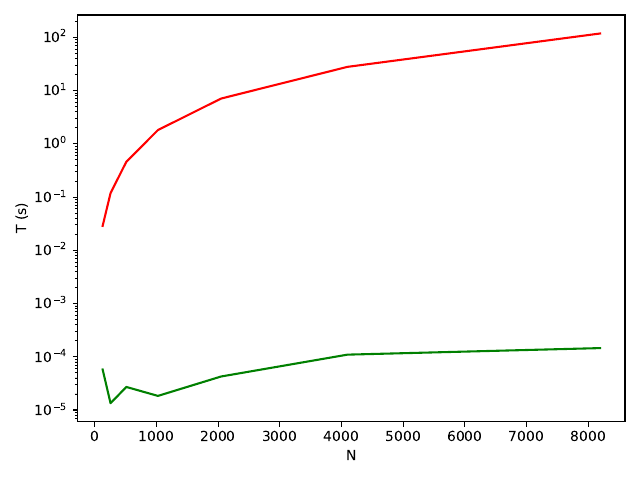

Here is the Python script that generated this plot:
import matplotlib.pyplot as plt
import numpy as np
import scipy as sp
import time
import math

def sinus(A, f0, phi):
    def x(t):
        return A * np.sin(2 * np.pi * f0 * t + phi)

    return x

def fprint(N, F):
    for l in range(N):
        for c in range(N):
            print('({0.real:.2f} + {0.imag:.2f}j)'.format(F[l, c]), end = ' ')
        
        print()

def dft(x, N):
    F = np.ones((N, N), dtype = complex)
    for l in range(N):
        for c in range(N):
            F[l, c] = math.e ** (-2j * math.pi * l * c * 1 / N)

    return np.matmul(F, x)

if __name__ == '__main__':
    x = sinus(1, 5, 0)

    Ns = np.array([128, 256, 512, 1024, 2048, 4096, 8192])
    tdfts = []
    tffts = []

    try:
        with open('./labs/04/tdfts.npy', 'rb') as f:
            tdfts = np.load(f)
    except:
        tdfts = []

        for N in Ns:
            ts = np.linspace(0, 1, N)
            y = x(ts)

            t1 = time.perf_counter()
            dft(y, N)
            t1 = time.perf_counter() - t1
            tdfts.append(t1)
        
        with open('./labs/04/tdfts.npy', 'wb') as f:
            np.save(f, tdfts)

    try:
        with open('./labs/04/tffts.npy', 'rb') as f:
            tffts = np.load(f)
    except:
        tffts = []

        for N in Ns:
            ts = np.linspace(0, 1, N)
            y = x(ts)

            t2 = time.perf_counter()
            np.fft.fft(y, N)
            t2 = time.perf_counter() - t2
            tffts.append(t2)
        
        with open('./labs/04/tffts.npy', 'wb') as f:
            np.save(f, tffts)

    plt.plot(Ns, tdfts, 'r')
    plt.plot(Ns, tffts, 'g')
    plt.xlabel('N')
    plt.ylabel('T (s)')
    plt.yscale('log')
    plt.tight_layout()
    plt.savefig('./labs/04/01.pdf')
    plt.show()